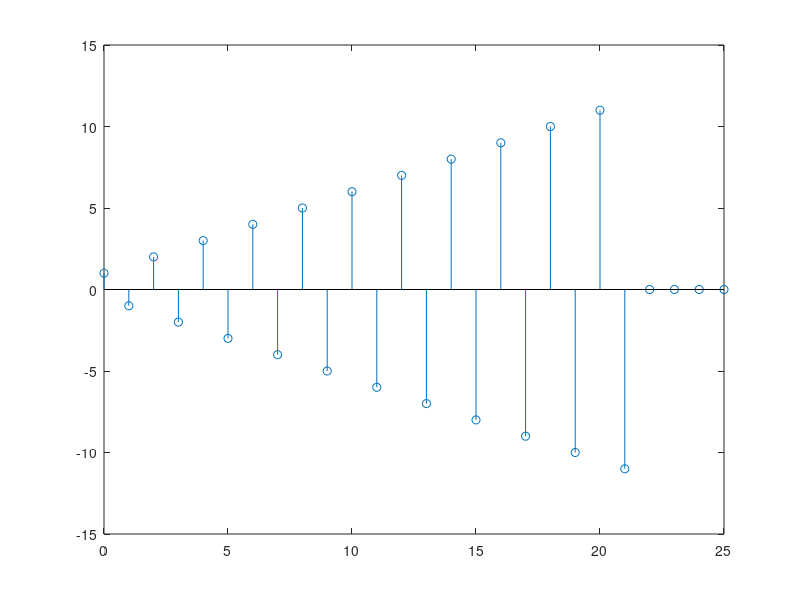
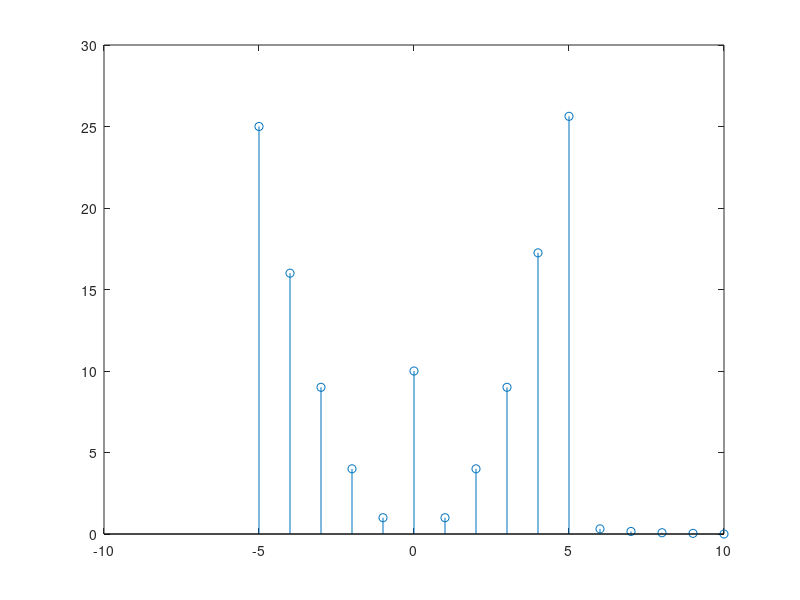
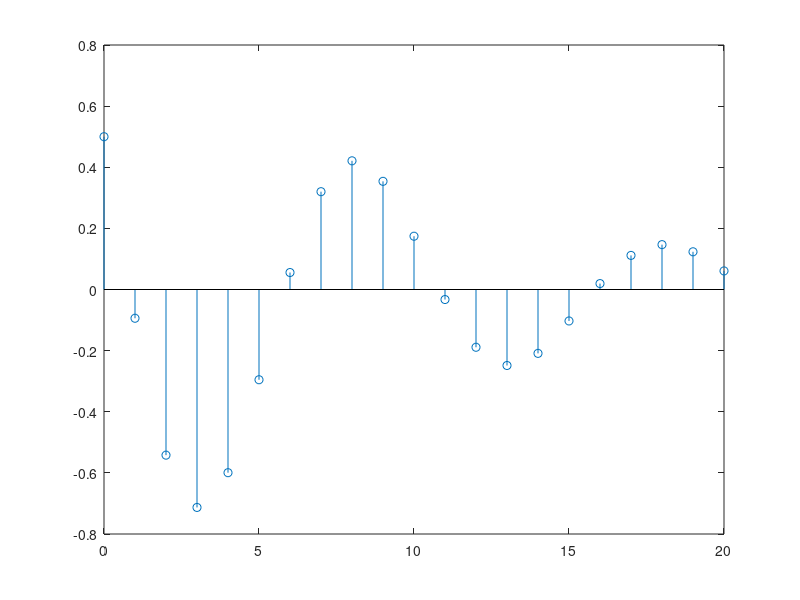
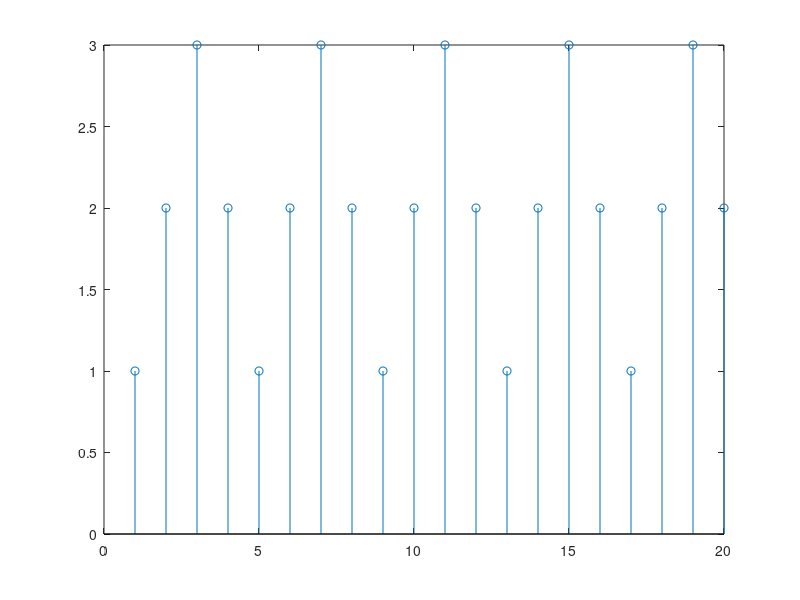

These figures' MATLAB source, in order:
n=0:25;
x1=zeros(1,26);
for i=0:1:10
    y1= n==2.*i; 
    y2= n==2.*i+1;
    x1=x1+((i+1).*(y1-y2));
end 
figure; stem(n,x1);

n=-5:10;
y1= n>=-5;
y2= n>=6;
y3= n==0;
y4= n>=4;
y5= n>=10;

x2=(n.^2).*(y1-y2)+10.*y3+(20.*(0.5).^n).*(y4-y5);
figure; stem(n,x2);

n=0:20;
x3=((0.9).^n).*cos(0.2*pi.*n+pi/3);
figure; stem(n,x3);


n=1:20;
x=[1,2,3,2];
temp=x'*ones(1,5); %5 is the number of periods
x4=temp(:);
figure; stem(n,x4);